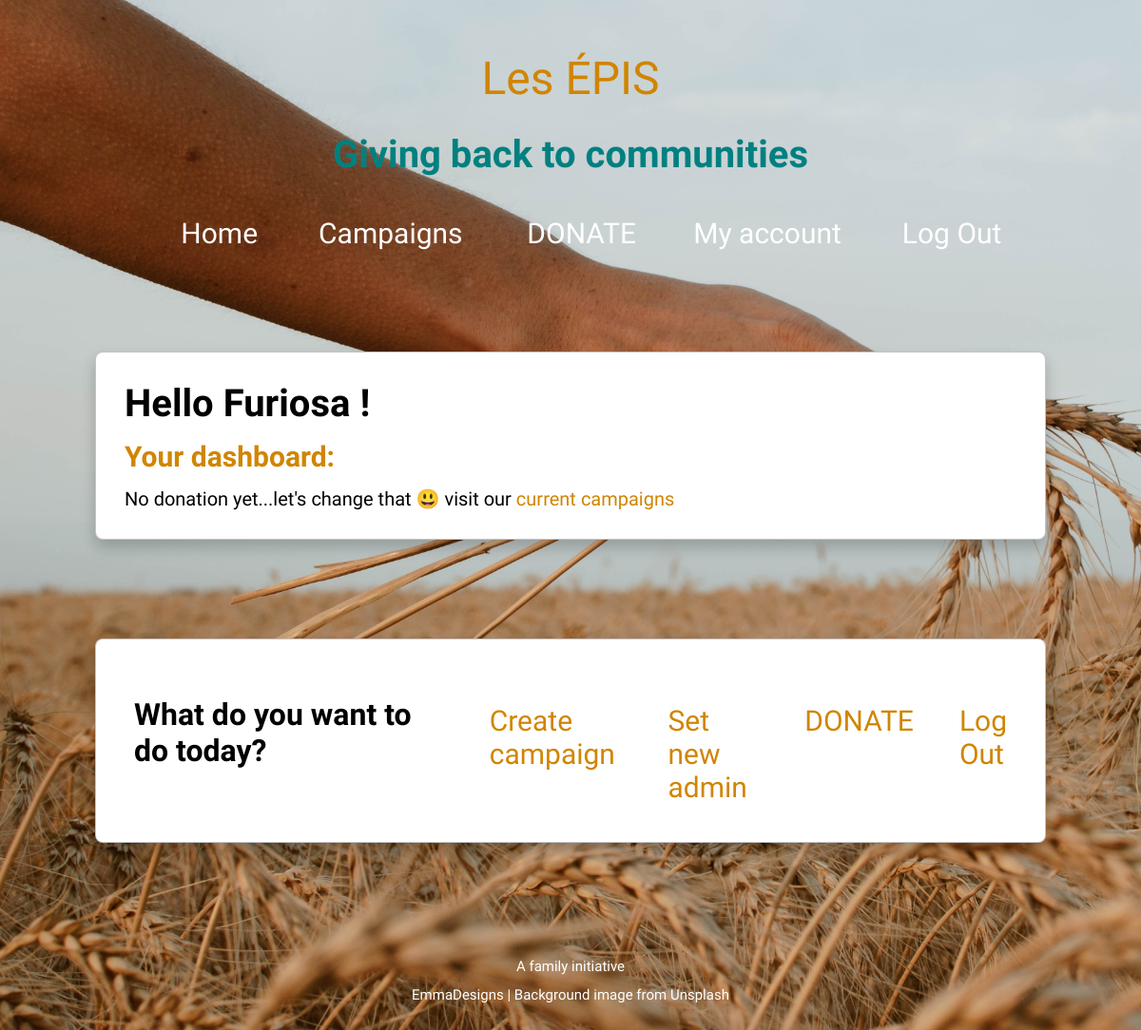
/user_account (signed in), run on an earlier commit of the app's database.
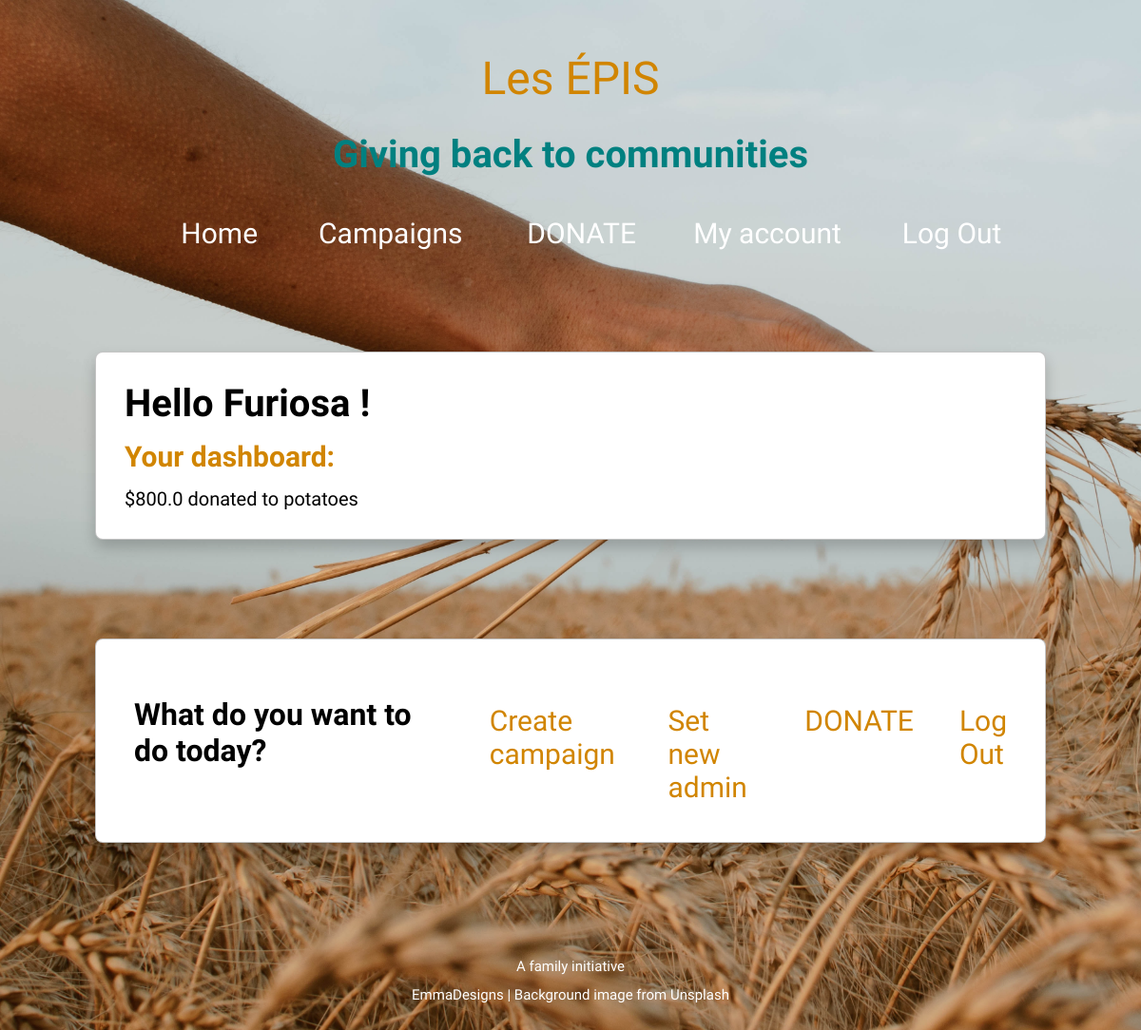
And on a later commit of the database.
### foundation_app/models.py (models this page shows, shortened)
class Donation(db.Model):
    id = db.Column(db.Integer, primary_key=True)
    amount = db.Column(db.Float, nullable=False)
    donated_by_id = db.Column(db.Integer, db.ForeignKey('user.id'))
    donor = db.relationship('User', back_populates='donations')
    donated_to = db.Column(db.Integer, db.ForeignKey('campaign.id'))
    campaign = db.relationship('Campaign', back_populates='donations')

class Campaign(db.Model):
    id = db.Column(db.Integer, primary_key=True)
    name = db.Column(db.String(80), nullable=False)
    description = db.Column(db.String(80), nullable=False)
    photo_url = db.Column(URLType)
    donations = db.relationship('Donation', back_populates='campaign')
    def __str__(self):
        return self.name

### foundation_app/auth/routes.py (the view)
@auth.route('/user_account', methods=['GET', 'POST'])
def user_account():
    user = current_user
    id = current_user.id
    user1 = User.query.get(id)
    print(f'user1 is: {user1}')
    print(f'donations are : {user1.donations}')
    return render_template('user_account.html', user = user)

### foundation_app/extensions.py (called while the page is built)
@login_manager.user_loader
def load_user(user_id):
    return User.query.get(user_id)

### foundation_app/models.py (called while the page is built)
    def __str__(self):
        return self.username

### foundation_app/templates/user_account.html (shortened to what this page needs)
{% extends 'base.html' %}
{% block content %}
<div class="user-account">
    <div class="my-donations">
        <h1>Hello {{user.username}} !</h1>
        <h2>Your dashboard:</h2>
        {% if user.donations %}
            {% for donation in user.donations  %}
                <p>${{donation.amount}} donated to {{donation.campaign}}</p>
            {% endfor %}
        {% else %}
            <p>No donation yet...let's change that 😃 visit our <a href="/campaigns">current campaigns</a></p>
        {% endif %}
    </div>
    <div class="user-actions">
        <h1>What do you want to do today? </h1><br>
        <div class="user-actions-links">
            {% if current_user.is_admin %}
            <a href="/new_campaign">Create campaign</a>
            <a href="/set_admin">Set new admin</a>
            {% endif %}
            <a href="/donate">DONATE</a>
            <a href="/logout">Log Out</a>
        </div>
    </div>
</div>
{% endblock %}

What changed in the data, as far as the page shows it:
added Donation: amount "800.0", campaign "potatoes"
Also different on the page:
text no longer shown: "No donation yet...let's change that 😃 visit our current campaigns"
